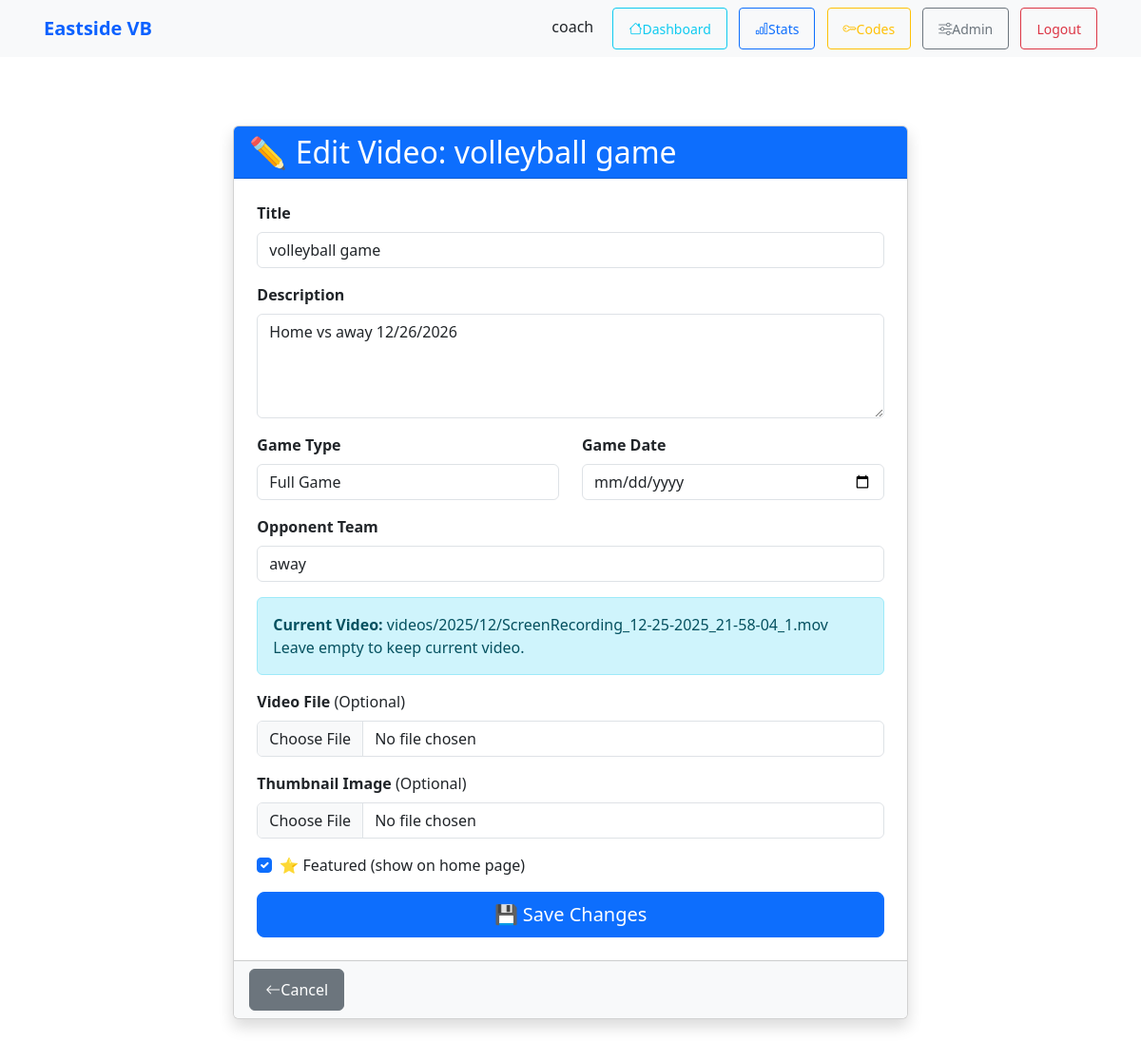
The page /videos/1/edit/ (signed in) on the database as committed earlier.
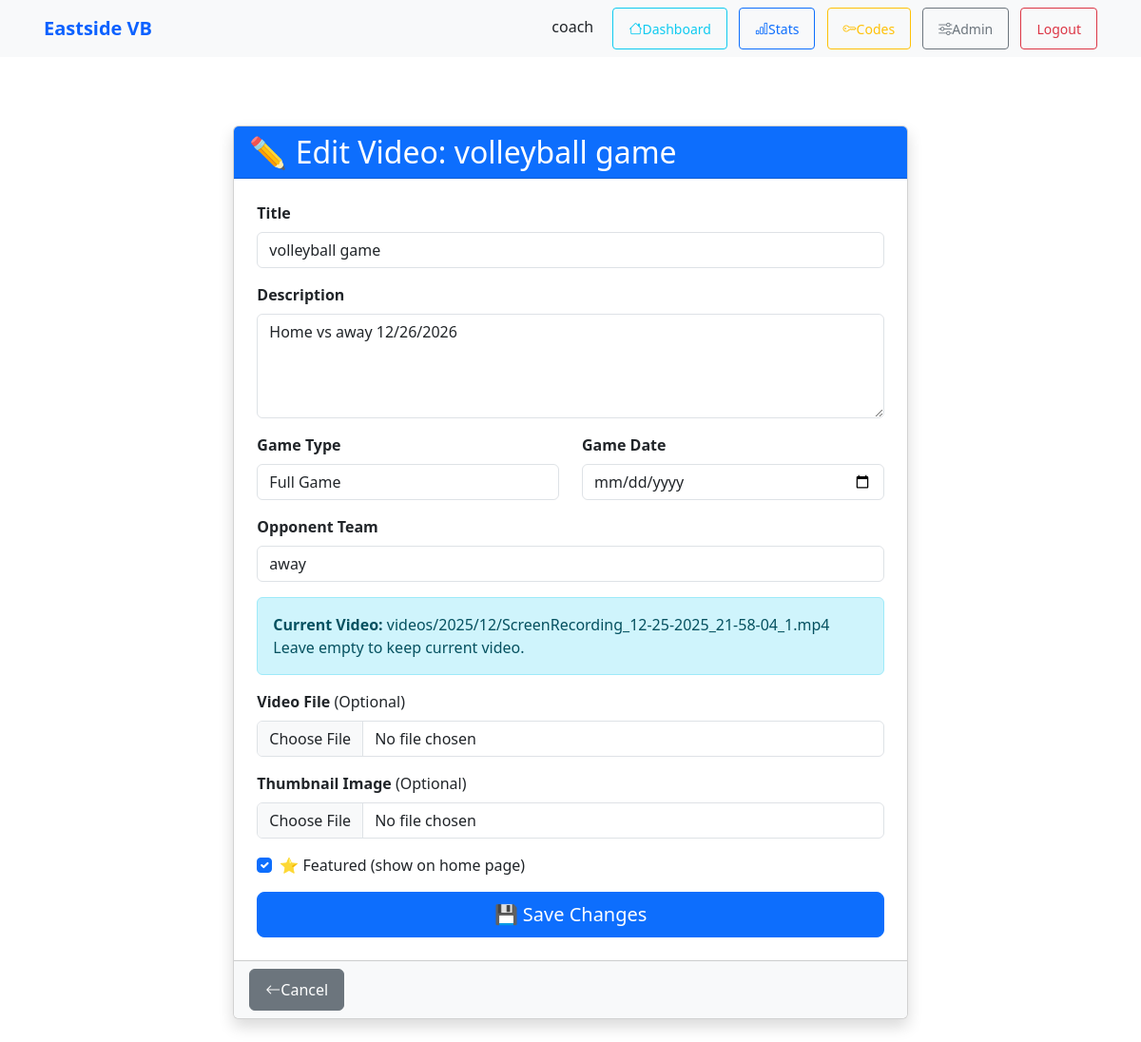
The same page on the database as committed later.
### team/models.py (models this page shows, shortened)
class GameVideo(models.Model):
    GAME_TYPE_FULL = 'full'
    GAME_TYPE_HIGHLIGHT = 'highlight'
    GAME_TYPE_PRACTICE = 'practice'
    GAME_TYPE_CHOICES = [
        (GAME_TYPE_FULL, 'Full Game'),
        (GAME_TYPE_HIGHLIGHT, 'Highlights'),
        (GAME_TYPE_PRACTICE, 'Practice'),
    ]
    title = models.CharField(max_length=200, help_text="e.g., 'State Championship vs Lincoln High'")
    description = models.TextField(blank=True, help_text="Game summary, notes, or highlights")
    game_type = models.CharField(max_length=20, choices=GAME_TYPE_CHOICES, default=GAME_TYPE_FULL)
    game_date = models.DateField(null=True, blank=True, help_text="Date game was played")
    opponent = models.CharField(max_length=200, blank=True, help_text="Opponent team name")
    video = models.FileField(upload_to='videos/%Y/%m/', help_text="MP4, MOV, or MKV (max 2GB)")
    thumbnail = models.ImageField(upload_to='video_thumbnails/%Y/%m/', null=True, blank=True)
    duration_seconds = models.IntegerField(default=0, help_text="Video duration in seconds")
    file_size_mb = models.FloatField(default=0, help_text="File size in MB")
    uploaded_by = models.ForeignKey(User, on_delete=models.CASCADE, related_name='uploaded_videos', help_text="Coach who uploaded")
    is_featured = models.BooleanField(default=False, help_text="Show on home page")
    view_count = models.IntegerField(default=0)
    private = models.BooleanField(default=True, help_text="Only team members can view")
    uploaded_at = models.DateTimeField(auto_now_add=True)
    updated_at = models.DateTimeField(auto_now=True)
    class Meta:
        ordering = ['-game_date', '-uploaded_at']
        indexes = [models.Index(fields=['-game_date']), models.Index(fields=['-uploaded_at'])]

### team/views.py (the view)
# urls.py: path('videos/<int:pk>/edit/', video_edit, name='video_edit'),
@login_required
@user_passes_test(is_coach)
def video_edit(request, pk):
    video = get_object_or_404(GameVideo, pk=pk)
    if video.uploaded_by != request.user and not request.user.is_superuser:
        raise Http404("You don't have permission to edit this video.")
    if request.method == 'POST':
        form = GameVideoUploadForm(request.POST, request.FILES, instance=video)
        if form.is_valid():
            video = form.save()
            messages.success(request, f'Video "{video.title}" updated successfully!')
            return redirect('team:video_detail', pk=video.pk)
    else:
        form = GameVideoUploadForm(instance=video)
    return render(request, 'team/video_edit.html', {'form': form, 'video': video})

### team/forms.py (shortened to what this page needs)
class GameVideoUploadForm(forms.ModelForm):
    class Meta:
        model = GameVideo
        fields = ['title', 'description', 'game_type', 'game_date', 'opponent', 'video', 'thumbnail', 'is_featured']
        widgets = {
            'title': forms.TextInput(attrs={'class': 'form-control', 'placeholder': 'e.g., State Championship vs Lincoln High'}),
            'description': forms.Textarea(attrs={'class': 'form-control', 'rows': 4, 'placeholder': 'Game summary, key moments, notes...'}),
            'game_type': forms.Select(attrs={'class': 'form-control'}),
            'game_date': forms.DateInput(attrs={'class': 'form-control', 'type': 'date'}),
            'opponent': forms.TextInput(attrs={'class': 'form-control', 'placeholder': 'Opponent team name'}),
            'video': forms.FileInput(attrs={'class': 'form-control', 'accept': 'video/*'}),
            'thumbnail': forms.FileInput(attrs={'class': 'form-control', 'accept': 'image/*'}),
            'is_featured': forms.CheckboxInput(attrs={'class': 'form-check-input'}),
        }

### team/views.py (called while the page is built)
def is_coach(user):
    return user.is_staff or user.is_superuser

### team/templates/team/video_edit.html (shortened to what the changed rows need)
{% extends 'base.html' %}
{% block content %}
<div class="container mt-5">
    <div class="row justify-content-center">
        <div class="col-md-8">
            <div class="card shadow">
                <div class="card-header bg-primary text-white">
                    <h2 class="mb-0">✏️ Edit Video: {{ video.title }}</h2>
                </div>
                <div class="card-body p-4">
                    <form method="post" enctype="multipart/form-data" novalidate>
                        <div class="form-group mb-3">
                            <label for="{{ form.title.id_for_label }}" class="form-label">
                                <strong>Title</strong>
                            </label>
                            {{ form.title }}
                        </div>
                        <div class="form-group mb-3">
                            <label for="{{ form.description.id_for_label }}" class="form-label">
                                <strong>Description</strong>
                            </label>
                            {{ form.description }}
                        </div>
                        <div class="row">
                            <div class="col-md-6">
                                <div class="form-group mb-3">
                                    <label for="{{ form.game_type.id_for_label }}" class="form-label">
                                        <strong>Game Type</strong>
                                    </label>
                                    {{ form.game_type }}
                                </div>
                            </div>
                            <div class="col-md-6">
                                <div class="form-group mb-3">
                                    <label for="{{ form.game_date.id_for_label }}" class="form-label">
                                        <strong>Game Date</strong>
                                    </label>
                                    {{ form.game_date }}
                                </div>
                            </div>
                        </div>
                        <div class="form-group mb-3">
                            <label for="{{ form.opponent.id_for_label }}" class="form-label">
                                <strong>Opponent Team</strong>
                            </label>
                            {{ form.opponent }}
                        </div>
                        {% if form.video.value %}
                            <div class="alert alert-info">
                                <strong>Current Video:</strong> {{ form.video.value|truncatewords:2 }}
                                <br/>
                                Leave empty to keep current video.
                            </div>
                        {% endif %}
                        <div class="form-group mb-3">
                            <label for="{{ form.video.id_for_label }}" class="form-label">
                                <strong>Video File</strong> (Optional)
                            </label>
                            {{ form.video }}
                        </div>
                        <div class="form-group mb-3">
                            <label for="{{ form.thumbnail.id_for_label }}" class="form-label">
                                <strong>Thumbnail Image</strong> (Optional)
                            </label>
                            {{ form.thumbnail }}
                        </div>
                        <div class="form-check mb-3">
                            <input class="form-check-input" type="checkbox" id="{{ form.is_featured.id_for_label }}"
                                   name="is_featured" {% if form.is_featured.value %}checked{% endif %}>
                            <label class="form-check-label" for="{{ form.is_featured.id_for_label }}">
                            </label>
                        </div>
                        <div class="d-grid gap-2">
                            <button type="submit" class="btn btn-primary btn-lg">
                            </button>
                        </div>
                    </form>
                </div>
            </div>
        </div>
    </div>
</div>
{% endblock %}

Rows that differ between the two databases and show on the page:
changed GameVideo "volleyball game": video.value "videos/2025/12/ScreenRecording_12-25-2025_21-58-04_1.mov" → "videos/2025/12/ScreenRecording_12-25-2025_21-58-04_1.mp4"
